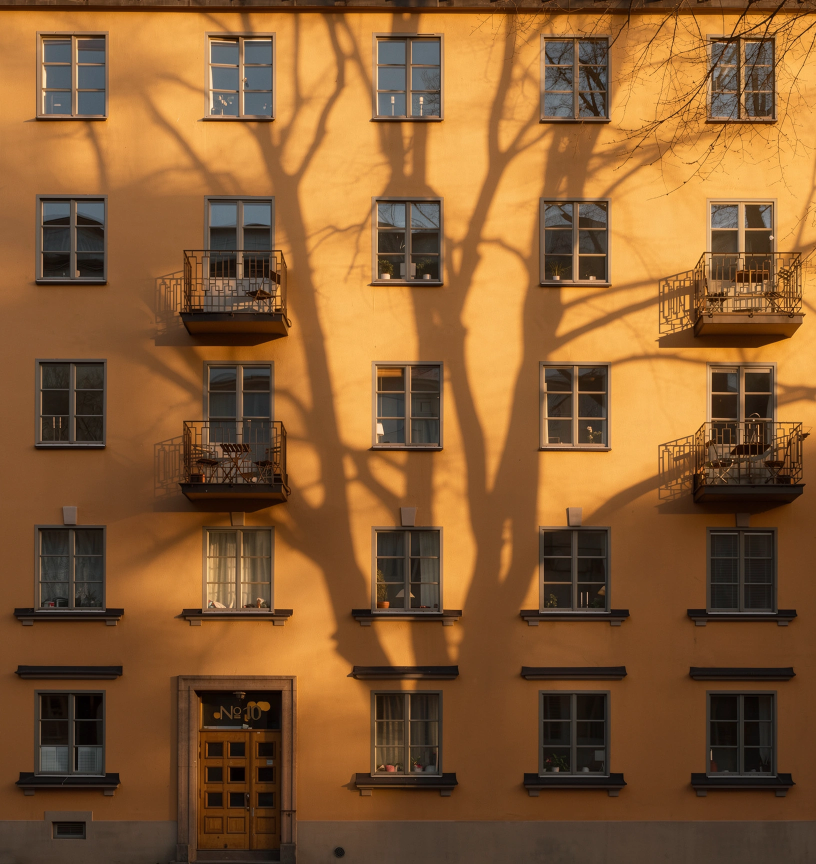
#> input picture outputs/myarchitectai/exterior_01_facade__golden_hour.png, 1632 x 1728 px (shown at 1/2 size)
$ python -i relight_eval.py   (imports and definitions only)
#> lines starting #> are read from the running program, lines starting #| are printed output that depends on the picture
"""Evaluate relighting results: did the LIGHT change while the BUILDING stayed the same?

Folder layout:
    inputs/<image>.jpg|png                       original photos / renders
    outputs/<option>/<image>__<variant>.png      results, e.g. outputs/sun_direction/exterior_01__sun_left_low.png
    results/runs.csv                             filled by hand: time, cost, notes, 1-5 scores (see below)

Run: python relight_eval.py
Output:
    results/metrics.csv          one row per result
    results/grids/<image>.jpg    before | after per option, with a light-change heatmap under each result

Two automatic axes:
    structure  edge_precision / edge_recall / edge_f1   (Canny on blurred grayscale, 3 px tolerance)
               precision drops when the model INVENTS lines (new windows, a regenerated building),
               recall drops when it LOSES lines.
    light      light_change = 1 - correlation of heavily blurred luminance (input vs output).
               A colour grade or global brightening keeps the spatial pattern -> ~0.
               Moved shadows / a new sun direction change the pattern -> clearly > 0.
               mean_lum_delta = average brightness change (-1..1), e.g. night < 0.
    crop       outputs with a different aspect ratio are compared on the centre crop of the input;
    reframing  some tools silently zoom/shift the frame. The input is aligned to the output first
               (ORB features + similarity transform); zoom > 1 means the tool zoomed in.
               frame_kept = share of the original frame that is still in the output
               (aspect-ratio crop and zoom combined; 1.0 = nothing lost).
"""
import glob
import os

import cv2
import numpy as np
import pandas as pd
from PIL import Image, ImageDraw

TILE_H = 320


def load(path):
    return np.array(Image.open(path).convert("RGB"))


# [18 lines left out: function match_aspect, not called in this run]


def align(inp, out):
    """Some tools silently zoom or shift the frame. Find the scale + shift that maps the
    input onto the output (ORB features, similarity transform) and warp the input.
    Returns the aligned input, the fraction of the output covered by it, and the zoom factor."""
    g1 = cv2.cvtColor(inp, cv2.COLOR_RGB2GRAY)
    g2 = cv2.cvtColor(out, cv2.COLOR_RGB2GRAY)
    orb = cv2.ORB_create(4000)
    k1, d1 = orb.detectAndCompute(g1, None)
    k2, d2 = orb.detectAndCompute(g2, None)
    if d1 is None or d2 is None:
        return inp, 1.0, 1.0
    matches = cv2.BFMatcher(cv2.NORM_HAMMING, crossCheck=True).match(d1, d2)
    if len(matches) < 30:
        return inp, 1.0, 1.0
    src = np.float32([k1[m.queryIdx].pt for m in matches])
    dst = np.float32([k2[m.trainIdx].pt for m in matches])
    M, inliers = cv2.estimateAffinePartial2D(src, dst, method=cv2.RANSAC, ransacReprojThreshold=4)
    if M is None or inliers.sum() < 20:
        return inp, 1.0, 1.0
    zoom = float(np.hypot(M[0, 0], M[1, 0]))
    shift = float(np.hypot(M[0, 2], M[1, 2]))
    if abs(zoom - 1) < 0.01 and shift < 2:          # already aligned
        return inp, 1.0, 1.0
    h, w = out.shape[:2]
    warped = cv2.warpAffine(inp, M, (w, h), borderMode=cv2.BORDER_REPLICATE)
    mask = cv2.warpAffine(np.ones(inp.shape[:2], np.uint8), M, (w, h))
    return warped, round(float(mask.mean()), 3), round(zoom, 3)


# [14 lines left out: functions edges, edge_scores, not called in this run]


def luminance(rgb):
    return cv2.cvtColor(rgb, cv2.COLOR_RGB2LAB)[:, :, 0].astype(np.float32) / 255.0


# [87 lines left out: functions light_scores, heatmap, tile, main, not called in this run]


# [2 lines not run here, left out]

>>> import cv2
>>> picture = cv2.cvtColor(cv2.imread('outputs/myarchitectai/exterior_01_facade__golden_hour.png'), cv2.COLOR_BGR2RGB)
>>> result = align(picture, 'out.png')
#> in align, `g1 = cv2.cvtColor(inp, cv2.COLOR_RGB2GRAY)`:
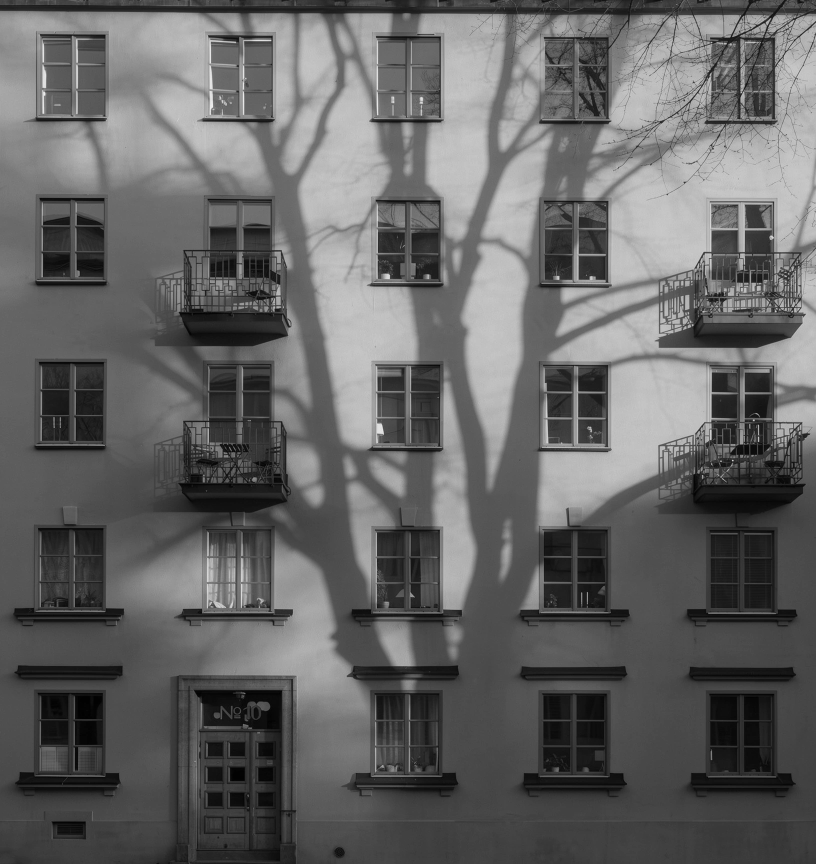
#> g1: shape (1728, 1632) (shown at 1/2 size); min 1, max 243, mean 100.5
#> (the run stopped early here; a loop or call above may not have finished)

$ run again, on outputs/qwen_relight/exterior_02_corner__sun_opposite.png
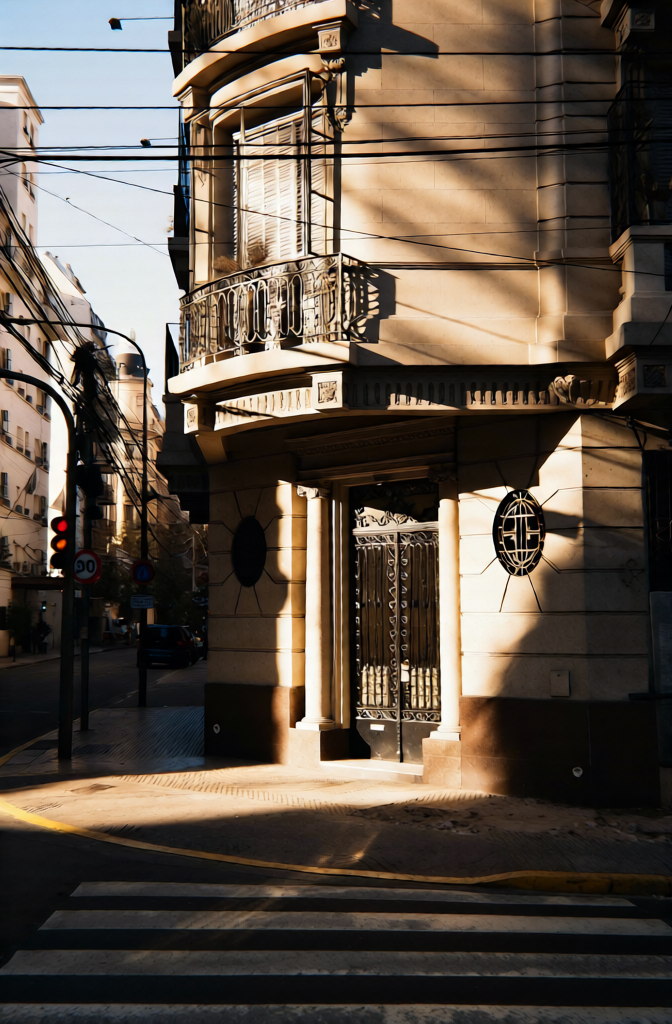
#> input picture outputs/qwen_relight/exterior_02_corner__sun_opposite.png, 672 x 1024 px
#> in align, `g1 = cv2.cvtColor(inp, cv2.COLOR_RGB2GRAY)`:
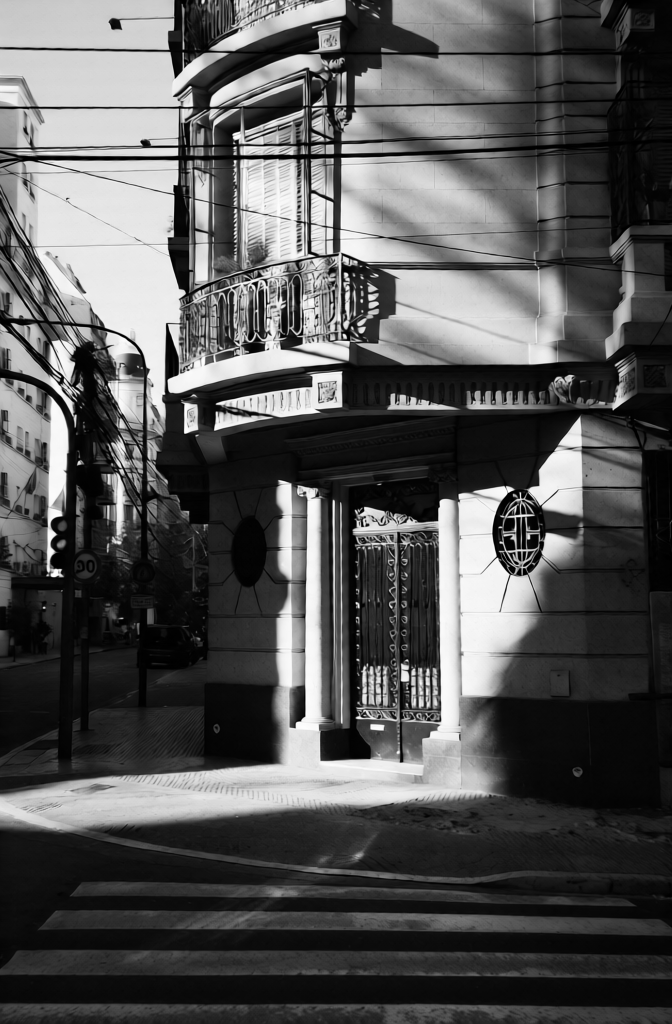
#> g1: shape (1024, 672); min 0, max 255, mean 84.9

$ run again, on outputs/qwen_relight/interior_01_blinds__sun_high_other_side.png
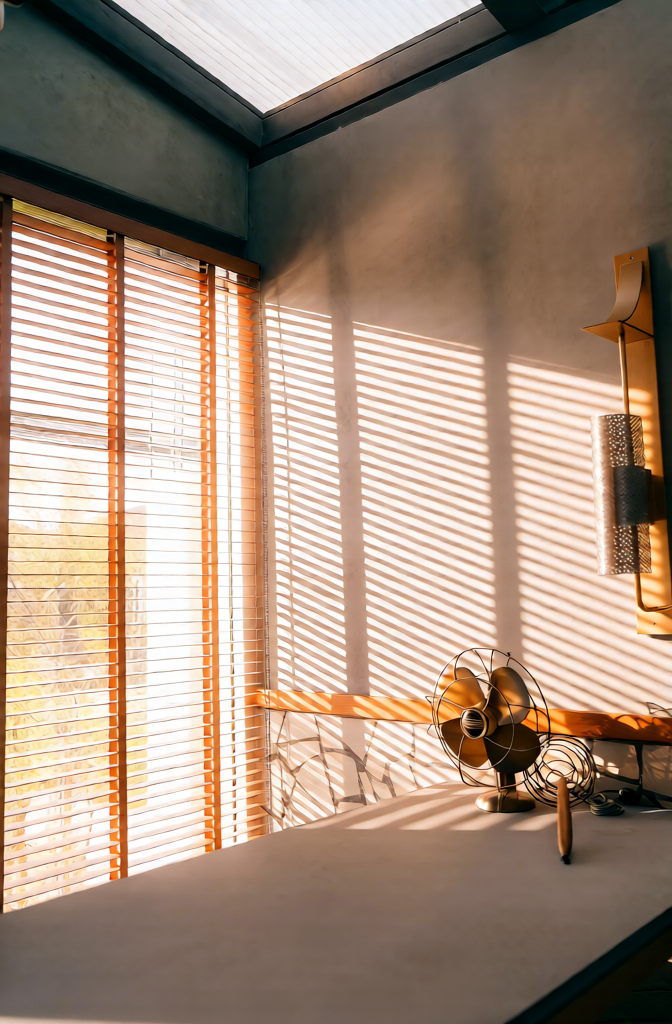
#> input picture outputs/qwen_relight/interior_01_blinds__sun_high_other_side.png, 672 x 1024 px
#> in align, `g1 = cv2.cvtColor(inp, cv2.COLOR_RGB2GRAY)`:
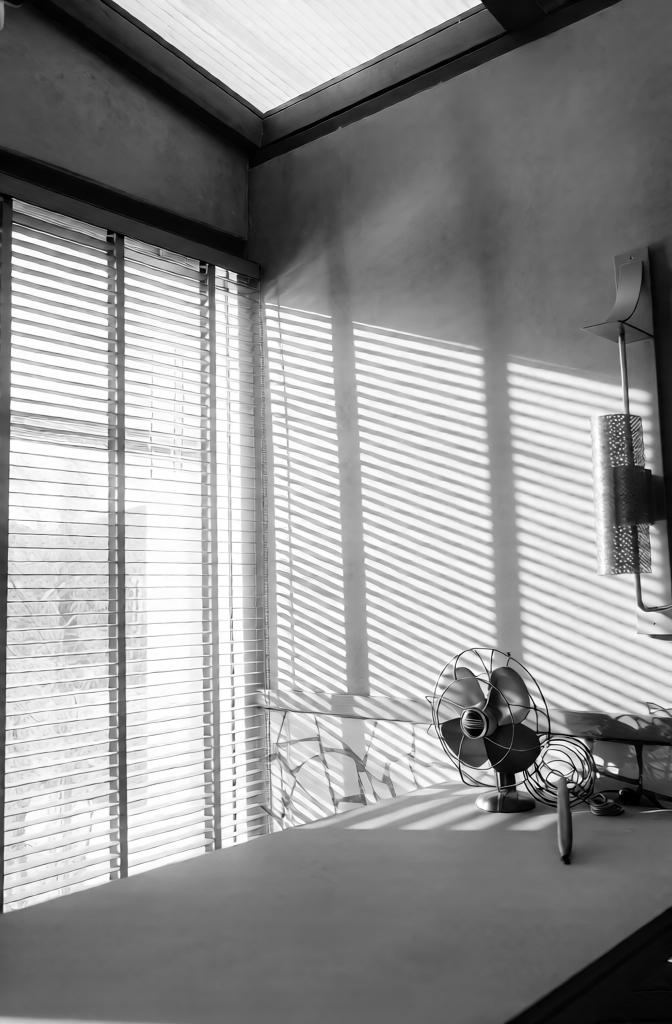
#> g1: shape (1024, 672); min 0, max 255, mean 147.2
